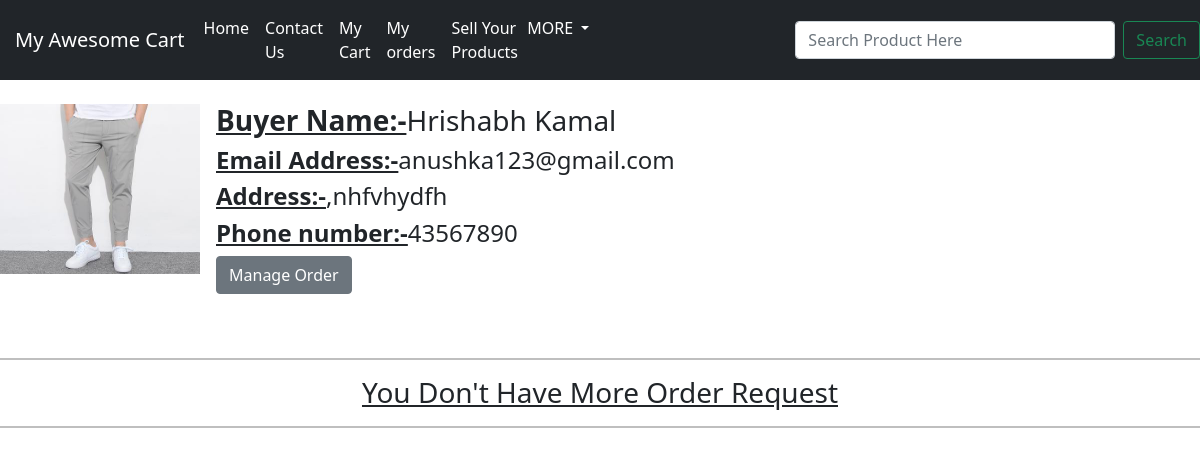
Page /shop/orderrequest/ (signed in) on the earlier database version.
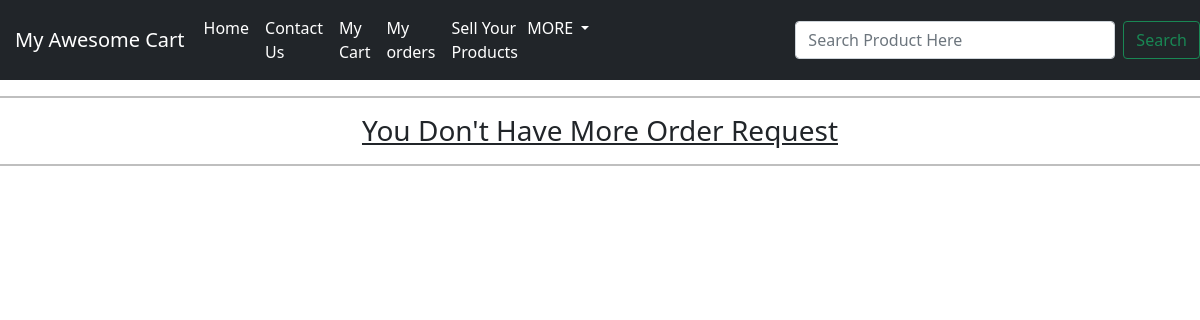
Same page on the later database version.
### shop/models.py (models this page shows, shortened)
class Order(models.Model):
    product_image=models.ImageField(upload_to="shop/images")
    product_name=models.CharField(max_length=200)
    product_price=models.CharField(max_length=200)
    name=models.CharField(max_length=50)
    email=models.CharField(max_length=50, default="")
    address1=models.CharField(max_length=100, default="")
    address2=models.CharField(max_length=400, default="")
    city=models.CharField(max_length=100, default="")
    state=models.CharField(max_length=50, default="")
    zip=models.IntegerField(default=0)
    phone=models.CharField(max_length=10,default="0")
    order_method=models.CharField(max_length=50, default="")
    product_id=models.CharField(max_length=1,default=0)
    admin_id=models.IntegerField(default="")
    user_uid=models.IntegerField(default=0)
    order_status=models.CharField(max_length=200,default="Pending")

### shop/views.py (the view)
# urls.py: path('orderrequest/', views.orderrequest,       name="orderrequest"),
def orderrequest(requests):
    order= Order.objects.all()
    context={'order':order}
    return render(requests, 'shop/orderrequest.html',context)

### templates/shop/orderrequest.html (shortened to what this page needs)
{% extends 'shop/basic.html' %}
{%block body%}
{%if user.is_authenticated%}
{% for order in order %}
{% if request.user.id == order.admin_id %}
<br>
<div class="d-flex position-relative">
  <img src="/media/{{order.product_image}}" class="flex-shrink-0 me-3" alt="...">
  <div>
    <h3 id="text" class="mt-0"><b><u>Buyer Name:-</u></b>{{order.name}}</h3>
    <h4 id="text"><b><u>Email Address:-</u></b>{{order.email}}</h4>
    <h4 id="text"><b><u>Address:-</u></b>{{order.address1}},{{order.address2}}</h4>
    <h4 id="text"><b><u>Phone number:-</u></b>{{order.phone}}</h4>
    <a id="text" href="/shop/moredetail/{{order.id}}"><button class="btn btn-secondary">Manage Order</button></a>
  </div>
</div>
<br>
<br>
{% endif %}
{% endfor %}
<hr style="height:2px;color:black;"></hr>
<center><h3><u>You Don't Have More Order Request</u></h3></center>
<hr style="height:2px;color:black;"></hr><br>
{%else%}
<h2>Please sign in to see your Orders Request</h2>
<a href="/" class="btn btn-danger">Sign in Here</a>
{%endif%}
{%endblock%}

Differences in the rows shown:
removed Order: product_image (picture), name "Hrishabh Kamal", email "anushka123@gmail.com", address2 "nhfvhydfh", phone "43567890"
